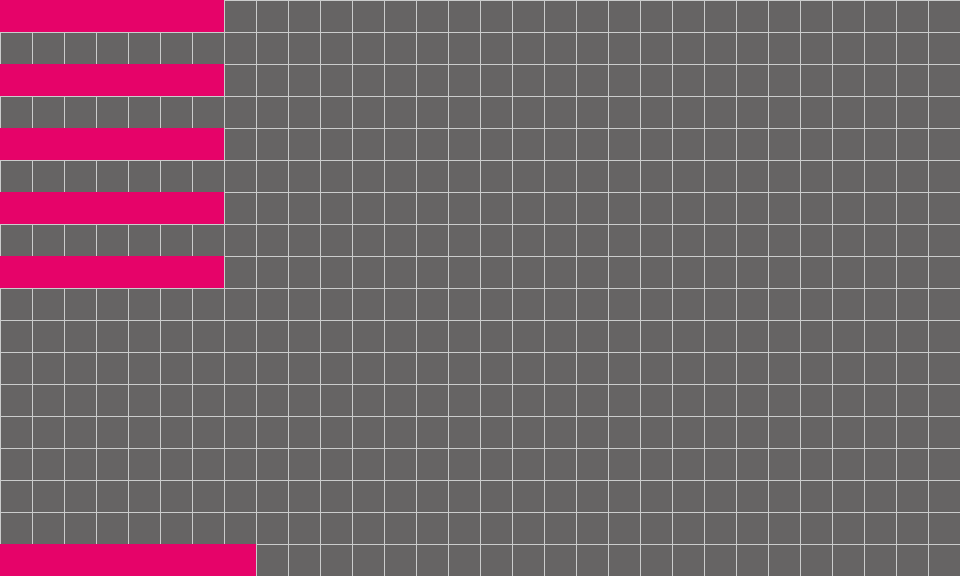

A 2D game scene composited from a Tiled map and its tileset images. What follows is a short description and the map's XML, with each tile layer's data collapsed to a summary:
An orthogonal 30x18 tile map with 32x32 px tiles, 1 tile layer (bg).

<map version="1.0" orientation="orthogonal" renderorder="left-down" width="30" height="18" tilewidth="32" tileheight="32">
 <tileset firstgid="1" name="map" tilewidth="32" tileheight="32">
  <image source="map.png" width="576" height="992" />
 </tileset>
 <layer name="bg" width="30" height="18">
  <data>[540 cells, 540 non-empty, 2 distinct tile ids]</data>
 </layer>
</map>
